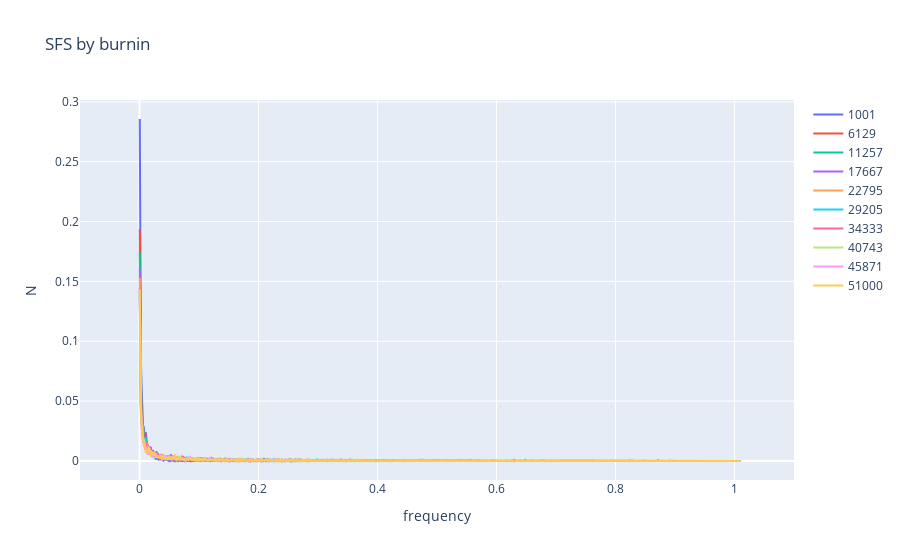

Notebook code for this chart:
### Code cell
available= list(data.keys())
times_dict= {
    sim_t: int(data[sim_t]['args']['evt']) for sim_t in available
}

sorted_avail= sorted(times_dict,key= times_dict.get,reverse= False)

Nplot= 10
plot_whom= np.linspace(0,len(available)-1,Nplot,dtype=int)

N_inds= data[available[0]]['geno'].shape[0]
n_bins= np.linspace(0,1.01,N_inds)
pop= 'pop0'

fig= []

for sim_idx in plot_whom:
    sim_t= sorted_avail[sim_idx]
    gen_time= data[sim_t]['args']['evt']
    freqs= data[sim_t]['freqs'][pop]
    N= len(freqs)
    
    bin_middle= [(n_bins[x] + n_bins[x-1]) / 2 for x in range(1,len(n_bins))]

    bin_count= [[x for x in freqs if x >= n_bins[z-1] and x < n_bins[z]] for z in range(1,len(n_bins))]
    bin_count= [len(x) / N for x in bin_count]

    fig_sim= go.Scatter(
        x= bin_middle,
        y= bin_count,
        name= str(int(gen_time) + 1000)
    )
    
    fig.append(fig_sim)

layout= go.Layout(
    xaxis= dict(
        range= [-0.1,1.1],
        title= 'frequency'
    ),
    yaxis= dict(
        title= 'N'
    ),
    title= 'SFS by burnin'
)
Figure= go.Figure(data=fig,layout=layout)

iplot(Figure)

### Figure 1 — Plotly figure (JSON) as saved in the notebook; plotly's stock layout.template omitted (floating-point values rounded to 4 significant figures; data arrays with more than 128 entries replaced by an {"elided": "..."} marker saying what was removed)
{"data": [{"name": "1001", "type": "scatter", "x": {"elided": "1091 float values"}, "y": {"elided": "1091 float values"}}, {"name": "6129", "type": "scatter", "x": {"elided": "1091 float values"}, "y": {"elided": "1091 float values"}}, {"name": "11257", "type": "scatter", "x": {"elided": "1091 float values"}, "y": {"elided": "1091 float values"}}, {"name": "17667", "type": "scatter", "x": {"elided": "1091 float values"}, "y": {"elided": "1091 float values"}}, {"name": "22795", "type": "scatter", "x": {"elided": "1091 float values"}, "y": {"elided": "1091 float values"}}, {"name": "29205", "type": "scatter", "x": {"elided": "1091 float values"}, "y": {"elided": "1091 float values"}}, {"name": "34333", "type": "scatter", "x": {"elided": "1091 float values"}, "y": {"elided": "1091 float values"}}, {"name": "40743", "type": "scatter", "x": {"elided": "1091 float values"}, "y": {"elided": "1091 float values"}}, {"name": "45871", "type": "scatter", "x": {"elided": "1091 float values"}, "y": {"elided": "1091 float values"}}, {"name": "51000", "type": "scatter", "x": {"elided": "1091 float values"}, "y": {"elided": "1091 float values"}}], "layout": {"title": {"text": "SFS by burnin"}, "xaxis": {"range": [-0.1, 1.1], "title": {"text": "frequency"}}, "yaxis": {"title": {"text": "N"}}}}
